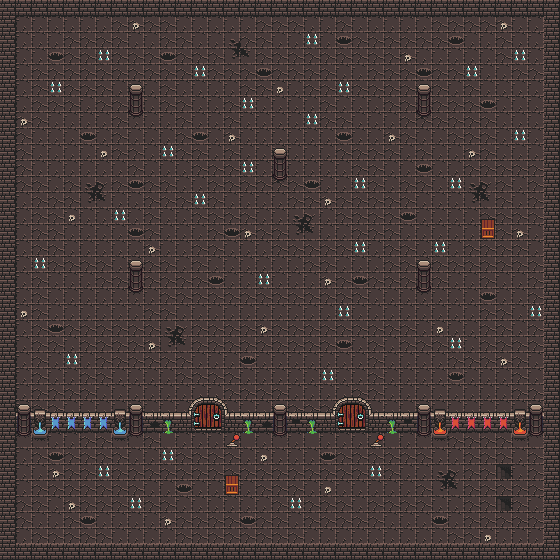

The image is a tile-based game level rendered from a .tmx file. Its description and source (layers, tilesets, objects; grid data summarised) follow:
An orthogonal 35x35 tile map with 16x16 px tiles, 7 tile layers (sol, bordure, coffre, pillier, ...).

<map version="1.10" tiledversion="1.10.1" orientation="orthogonal" renderorder="right-down" width="35" height="35" tilewidth="16" tileheight="16" infinite="0" nextlayerid="8" nextobjectid="1">
 <tileset firstgid="1" source="data/0x72_DungeonTilesetII_v1.3.tsx" />
 <layer id="1" name="sol" width="35" height="35">
  <data>[1225 cells, 1225 non-empty, 7 distinct tile ids]</data>
 </layer>
 <layer id="2" name="bordure" width="35" height="35">
  <data>[1225 cells, 136 non-empty, 1 distinct tile ids]</data>
 </layer>
 <layer id="5" name="coffre" width="35" height="35">
  <data>[1225 cells, 4 non-empty, 2 distinct tile ids]</data>
 </layer>
 <layer id="3" name="pillier" width="35" height="35">
  <data>[1225 cells, 78 non-empty, 20 distinct tile ids]</data>
 </layer>
 <layer id="4" name="porte" width="35" height="35">
  <data>[1225 cells, 26 non-empty, 13 distinct tile ids]</data>
 </layer>
 <layer id="6" name="piège" width="35" height="35">
  <data>[1225 cells, 59 non-empty, 2 distinct tile ids]</data>
 </layer>
 <layer id="7" name="crâne" width="35" height="35">
  <data>[1225 cells, 26 non-empty, 1 distinct tile ids]</data>
 </layer>
</map>
